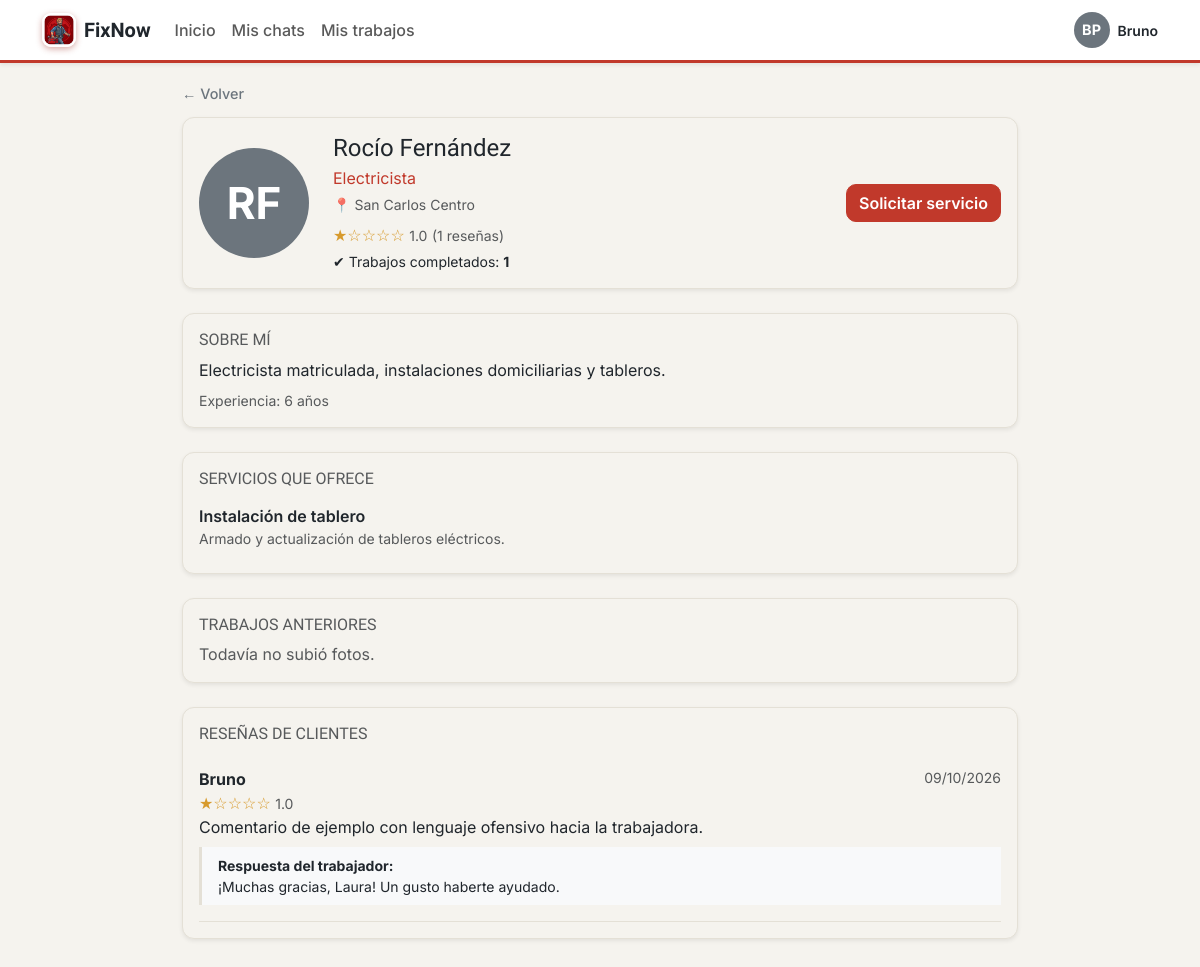
The app's page /perfil_trabajador.php?id=3 (signed in) with its own data.
### tables this page shows
CREATE TABLE USUARIO (
    id_usuario     INT AUTO_INCREMENT PRIMARY KEY,
    nombre         VARCHAR(60) NOT NULL,
    apellido       VARCHAR(60) NOT NULL,
    mail           VARCHAR(120) NOT NULL UNIQUE,    
    contrasena     VARCHAR(255) NOT NULL,           
    rol            ENUM('cliente','trabajador','admin') NOT NULL,
    id_localidad   INT,
    fecha_registro DATETIME DEFAULT CURRENT_TIMESTAMP,
    estado         ENUM('activo','pendiente','bloqueado') NOT NULL DEFAULT 'activo',
     
     
    intentos_fallidos TINYINT UNSIGNED NOT NULL DEFAULT 0,
    bloqueado_hasta   DATETIME NULL,
     
    ultimo_acceso     DATETIME NULL,
     
     
     
    latitud           DECIMAL(9,6) NULL,
    longitud          DECIMAL(9,6) NULL,
    FOREIGN KEY (id_localidad) REFERENCES LOCALIDAD(id_localidad)
);

CREATE TABLE TRABAJADOR (
    id_trabajador       INT AUTO_INCREMENT PRIMARY KEY,
    id_usuario          INT NOT NULL UNIQUE,    
    oficio              VARCHAR(80),
    descripcion         TEXT,
    anios_experiencia   TINYINT,
    estado_habilitacion ENUM('pendiente','habilitado','rechazado') NOT NULL DEFAULT 'pendiente',
    foto_perfil         VARCHAR(255),
     
    motivo_rechazo      VARCHAR(255) NULL,
    FOREIGN KEY (id_usuario) REFERENCES USUARIO(id_usuario) ON DELETE CASCADE
);

CREATE TABLE SERVICIO (
    id_servicio     INT AUTO_INCREMENT PRIMARY KEY,
    id_trabajador   INT NOT NULL,
    nombre          VARCHAR(100) NOT NULL,
    descripcion     TEXT,
    estado_revision ENUM('pendiente','aprobado','rechazado') NOT NULL DEFAULT 'pendiente',
    motivo_rechazo  VARCHAR(255) NULL,    
    FOREIGN KEY (id_trabajador) REFERENCES TRABAJADOR(id_trabajador) ON DELETE CASCADE
);

CREATE TABLE CALIFICACION (
    id_calificacion INT AUTO_INCREMENT PRIMARY KEY,
    id_solicitud    INT NOT NULL UNIQUE,    
    id_usuario      INT NOT NULL,
    id_trabajador   INT NOT NULL,
    puntuacion      TINYINT NOT NULL,       
    comentario      TEXT,
    fecha           DATETIME DEFAULT CURRENT_TIMESTAMP,
    reportada       BOOLEAN NOT NULL DEFAULT FALSE,   
     
     
     
     
    motivo_reporte  VARCHAR(255) NULL,
    FOREIGN KEY (id_solicitud) REFERENCES SOLICITUD(id_solicitud) ON DELETE CASCADE,
    FOREIGN KEY (id_usuario) REFERENCES USUARIO(id_usuario) ON DELETE CASCADE,
    FOREIGN KEY (id_trabajador) REFERENCES TRABAJADOR(id_trabajador) ON DELETE CASCADE,
    CONSTRAINT chk_puntuacion CHECK (puntuacion BETWEEN 1 AND 5)
);

CREATE TABLE RESPUESTA (
    id_respuesta    INT AUTO_INCREMENT PRIMARY KEY,
    id_calificacion INT NOT NULL UNIQUE,    
    contenido       TEXT NOT NULL,
    fecha           DATETIME DEFAULT CURRENT_TIMESTAMP,
    FOREIGN KEY (id_calificacion) REFERENCES CALIFICACION(id_calificacion) ON DELETE CASCADE
);

### public/perfil_trabajador.php (the view, shortened to what the rows shown need)
<?php
$idTrabajador = (int) ($_GET['id'] ?? 0);
$perfil = $idTrabajador > 0 ? PerfilController::obtener($idTrabajador) : null;
$vigente = $perfil !== null
    ? (new Solicitud(Database::getConexion()))->vigenteEntre(Sesion::idUsuarioActual(), $idTrabajador)
    : null;
?>
<!DOCTYPE html>
<html lang="es">
<head>
    <link href="https://cdn.jsdelivr.net/npm/bootstrap@5.3.3/dist/css/bootstrap.min.css" rel="stylesheet">
    <link rel="stylesheet" href="assets/css/estilos.css">
</head>
<body class="bg-light">
<?php require __DIR__ . '/../src/views/navbar.php'; ?>
<div class="container pb-5" style="max-width: 860px;">
    <?php if ($perfil === null): ?>
        <div class="alert alert-warning">Este perfil no está disponible.</div>
    <?php else: ?>
        <div class="card shadow-sm mb-4">
            <div class="card-body d-flex flex-wrap gap-4 align-items-center">
                <?= Vista::avatar($perfil['foto_perfil'], $perfil['nombre'], $perfil['apellido'], 110) ?>
                <div class="flex-grow-1">
                    <h1 class="h4 mb-1"><?= Vista::e($perfil['nombre'] . ' ' . $perfil['apellido']) ?></h1>
                    <div class="text-primary"><?= Vista::e($perfil['oficio']) ?></div>
                    <div class="small text-muted mt-1">📍 <?= Vista::e($perfil['localidades']) ?></div>
                    <div class="mt-2">
                        <?= Vista::estrellas($perfil['calificacion_promedio']) ?>
                        <span class="small text-muted">(<?= (int) $perfil['cantidad_calificaciones'] ?> reseñas)</span>
                    </div>
                    <div class="small mt-1">✔ Trabajos completados: <strong><?= (int) $perfil['trabajos_completados'] ?></strong></div>
                </div>
                <div>
                    <?php if ((int) $perfil['id_usuario'] === Sesion::idUsuarioActual()): ?>
                        <span class="badge text-bg-secondary">Este es tu perfil</span>
                    <?php elseif ($vigente === null): ?>
                        <a href="contactar.php?id=<?= $idTrabajador ?>" class="btn btn-primary">Solicitar servicio</a>
                    <?php elseif ($vigente['estado_contacto'] === 'aceptada'): ?>
                        <a href="chat.php?id=<?= (int) $vigente['id_solicitud'] ?>" class="btn btn-success">Ir al chat</a>
                    <?php else: ?>
                        <button class="btn btn-outline-secondary" disabled>Solicitud pendiente</button>
                        <div class="form-text">Esperando respuesta del trabajador</div>
                    <?php endif; ?>
                </div>
            </div>
        </div>
        <div class="card shadow-sm mb-4">
            <div class="card-body">
                <h2 class="h6 text-uppercase text-muted">Sobre mí</h2>
                <p class="mb-2">
                    <?= !empty($perfil['descripcion']) ? nl2br(Vista::e($perfil['descripcion'])) : '<span class="text-muted">Sin completar</span>' ?>
                </p>
                <div class="small text-muted">
                    Experiencia:
                    <?= $perfil['anios_experiencia'] !== null ? (int) $perfil['anios_experiencia'] . ' años' : 'Sin completar' ?>
                </div>
            </div>
        </div>
        <div class="card shadow-sm mb-4">
            <div class="card-body">
                <h2 class="h6 text-uppercase text-muted">Servicios que ofrece</h2>
                <?php if (empty($perfil['servicios'])): ?>
                    <span class="text-muted">Todavía no publicó servicios.</span>
                <?php else: ?>
                    <ul class="list-group list-group-flush">
                        <?php foreach ($perfil['servicios'] as $servicio): ?>
                            <li class="list-group-item px-0">
                                <div class="fw-semibold"><?= Vista::e($servicio['nombre']) ?></div>
                                <div class="small text-muted"><?= Vista::e($servicio['descripcion']) ?></div>
                            </li>
                        <?php endforeach; ?>
                    </ul>
                <?php endif; ?>
            </div>
        </div>
        <div class="card shadow-sm mb-4">
            <div class="card-body">
                <h2 class="h6 text-uppercase text-muted">Trabajos anteriores</h2>
                <?php if (empty($perfil['imagenes'])): ?>
                    <span class="text-muted">Todavía no subió fotos.</span>
                <?php endif; ?>
            </div>
        </div>
        <div class="card shadow-sm">
            <div class="card-body">
                <h2 class="h6 text-uppercase text-muted">Reseñas de clientes</h2>
                <?php if (empty($perfil['resenias'])): ?>
                    <span class="text-muted">Aún no tiene reseñas.</span>
                <?php else: ?>
                    <?php foreach ($perfil['resenias'] as $r): ?>
                        <div class="border-bottom py-3">
                            <div class="d-flex justify-content-between">
                                <strong><?= Vista::e($r['nombre_cliente']) ?></strong>
                                <span class="small text-muted"><?= Vista::e(date('d/m/Y', strtotime($r['fecha']))) ?></span>
                            </div>
                            <div><?= Vista::estrellas($r['puntuacion']) ?></div>
                            <?php if (!empty($r['comentario'])): ?>
                                <p class="mb-1"><?= nl2br(Vista::e($r['comentario'])) ?></p>
                            <?php endif; ?>
                            <?php if (!empty($r['respuesta'])): ?>
                                <div class="bg-light border-start border-3 ps-3 py-2 mt-2 small">
                                    <strong>Respuesta del trabajador:</strong><br>
                                    <?= nl2br(Vista::e($r['respuesta'])) ?>
                                </div>
                            <?php endif; ?>
                        </div>
                    <?php endforeach; ?>
                <?php endif; ?>
            </div>
        </div>
    <?php endif; ?>
</div>
</body>
</html>

### src/views/navbar.php (shortened to what the rows shown need)
<?php
$rolNav = Sesion::rolActual();
$idUsuarioNav = Sesion::idUsuarioActual();
$pdoNav = Database::getConexion();
$usuarioNav = (new Usuario($pdoNav))->buscarPorId($idUsuarioNav) ?? ['nombre' => '', 'apellido' => ''];
$fotoNav = ($rolNav === 'trabajador') ? (new Trabajador($pdoNav))->fotoDeUsuario($idUsuarioNav) : null;
$perfilNav = ($rolNav === 'trabajador') ? 'mi_perfil.php' : 'mi_cuenta.php';
?>
<nav class="navbar navbar-expand bg-white border-bottom shadow-sm mb-3">
    <div class="container">
        <a href="<?= Vista::e($perfilNav) ?>" class="perfil-nav d-flex align-items-center gap-2 text-decoration-none"
           title="Ir a mi perfil">
            <?= Vista::avatar($fotoNav, (string) $usuarioNav['nombre'], (string) $usuarioNav['apellido'], 36) ?>
            <span class="perfil-nav-nombre small fw-semibold d-none d-sm-inline"><?= Vista::e($usuarioNav['nombre']) ?></span>
        </a>
    </div>
</nav>

### src/helpers/Vista.php (shortened to what the rows shown need)
<?php
class Vista
{
    public static function e(?string $texto): string
    {
        return htmlspecialchars($texto ?? '', ENT_QUOTES, 'UTF-8');
    }
    public static function estrellas($promedio): string
    {
        $promedio = (float) $promedio;
        $llenas = (int) round($promedio);
        $texto = str_repeat('★', $llenas) . str_repeat('☆', 5 - $llenas);
        return '<span class="text-warning">' . $texto . '</span> '
             . '<span class="small text-muted">' . number_format($promedio, 1) . '</span>';
    }
    public static function avatar(?string $foto, string $nombre, string $apellido, int $tamano = 64): string
    {
        $estilo = "width:{$tamano}px;height:{$tamano}px;";
        $iniciales = mb_strtoupper(mb_substr($nombre, 0, 1) . mb_substr($apellido, 0, 1));
        return '<div class="rounded-circle bg-secondary text-white d-flex align-items-center '
             . 'justify-content-center fw-bold" style="' . $estilo . 'font-size:' . ($tamano / 2.5) . 'px;">'
             . self::e($iniciales) . '</div>';
    }
}

### records on screen
usuario: self::e($iniciales) "BP", nombre "Bruno"
trabajador: id_usuario.apellido "RF", id_usuario.apellido "Rocío Fernández", oficio "Electricista", descripcion "Electricista matriculada, instalaciones domiciliarias y tableros.", anios_experiencia "6"
servicio: nombre "Instalación de tablero", descripcion "Armado y actualización de tableros eléctricos."
calificacion: id_usuario.nombre "Bruno", fecha "09/10/2026", puntuacion "★☆☆☆☆", puntuacion "1.0", comentario "Comentario de ejemplo con lenguaje ofensivo hacia la trabajadora.", respuesta.contenido "¡Muchas gracias, Laura! Un gusto haberte ayudado."

### other values on screen
Vista::e($perfil['localidades']) "San Carlos Centro"
$texto "★☆☆☆☆"
$promedio "1.0"
$perfil['cantidad_calificaciones'] "1"
$perfil['trabajos_completados'] "1"
